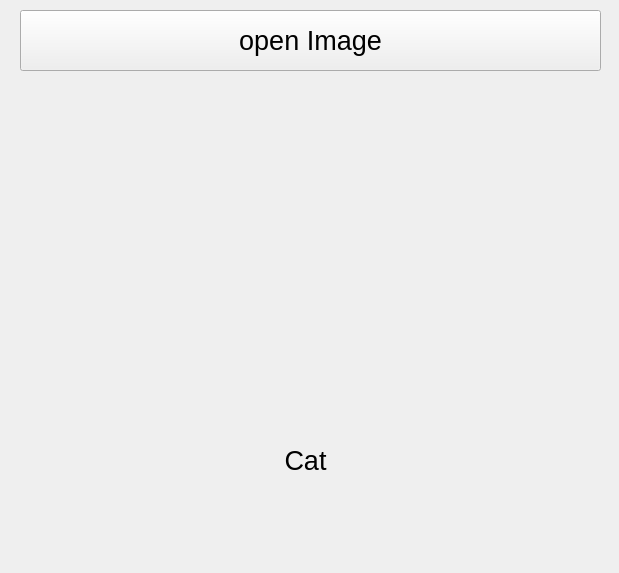
<?xml version="1.0" encoding="UTF-8"?>
<ui version="4.0">
 <class>Form</class>
 <widget class="QWidget" name="Form">
  <property name="geometry">
   <rect>
    <x>0</x>
    <y>0</y>
    <width>619</width>
    <height>573</height>
   </rect>
  </property>
  <property name="windowTitle">
   <string>Form</string>
  </property>
  <widget class="QPushButton" name="btn_select">
   <property name="geometry">
    <rect>
     <x>20</x>
     <y>10</y>
     <width>581</width>
     <height>61</height>
    </rect>
   </property>
   <property name="font">
    <font>
     <pointsize>20</pointsize>
    </font>
   </property>
   <property name="text">
    <string>open Image</string>
   </property>
  </widget>
  <widget class="QLabel" name="lbl_image">
   <property name="geometry">
    <rect>
     <x>120</x>
     <y>90</y>
     <width>401</width>
     <height>301</height>
    </rect>
   </property>
   <property name="text">
    <string/>
   </property>
   <property name="pixmap">
    <pixmap>../datasets/train/cat.28.jpg</pixmap>
   </property>
   <property name="scaledContents">
    <bool>true</bool>
   </property>
   <property name="alignment">
    <set>Qt::AlignCenter</set>
   </property>
  </widget>
  <widget class="QLabel" name="lbl_predict">
   <property name="geometry">
    <rect>
     <x>20</x>
     <y>420</y>
     <width>571</width>
     <height>81</height>
    </rect>
   </property>
   <property name="font">
    <font>
     <pointsize>20</pointsize>
    </font>
   </property>
   <property name="text">
    <string>Cat</string>
   </property>
   <property name="alignment">
    <set>Qt::AlignCenter</set>
   </property>
  </widget>
 </widget>
 <resources/>
 <connections/>
</ui>
